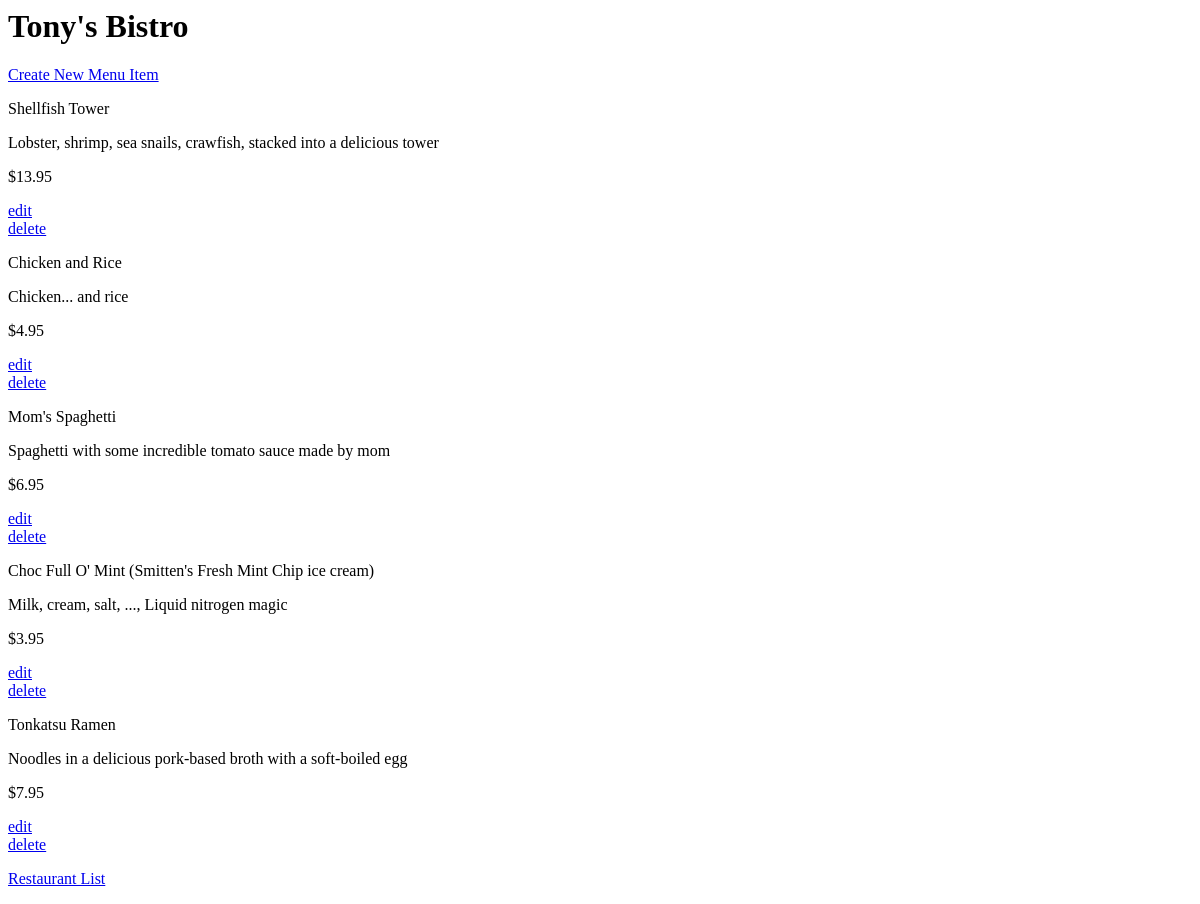
Before: /restaurants/5/ with the older database file.
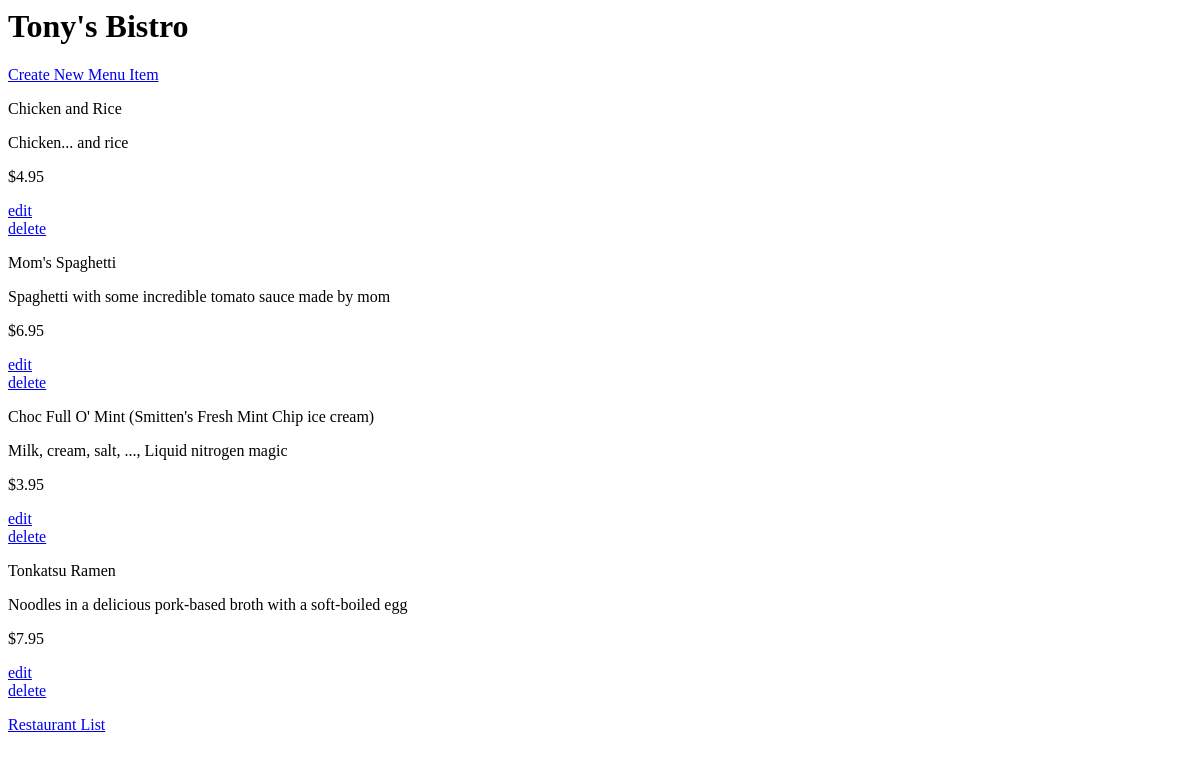
After: the same page with the newer database file.
### database_setup.py (models this page shows)
class Restaurant(Base):
    __tablename__ = 'restaurant'
    name = Column(String(80), nullable = False)
    id = Column(Integer, primary_key = True)

class MenuItem(Base):
    __tablename__ = 'menu_item'
    name = Column(String(80), nullable = False)
    id = Column(Integer, primary_key = True)
    course = Column(String(250))
    description = Column(String(250))
    price = Column(String(8))
    restaurant_id = Column(Integer, ForeignKey('restaurant.id'))
    restaurant = relationship(Restaurant)

### project.py (the view)
@app.route('/restaurants/<int:restaurant_id>/')
def restaurantMenu(restaurant_id = None):
    restaurant = session.query(Restaurant).filter_by(id = restaurant_id).first()
    if restaurant:
        items = session.query(MenuItem).filter_by(restaurant_id = restaurant.id)
        return render_template('menu.html', restaurant=restaurant, items=items)
    else:
        output = ''
        output += "<html><head><title>List Menu Items</title></head><body>"
        output += "<h2>No restaurant data found for ID#{0}</h2></body>".format(restaurant_id)
        return output

### templates/menu.html (shortened to what this page needs)
<html>
<body>
    <h1>{{restaurant.name}}</h1>
    <a href='{{url_for("newMenuItem", restaurant_id = restaurant.id) }}'>Create New Menu Item</a>
    {% for i in items %}
        <div>
            <p>{{i.name}}</p>
            <p>{{i.description}}</p>
            <p>{{i.price}} </p>
        </div>
        <div>
            <a href='{{url_for("editMenuItem", restaurant_id = restaurant.id, menu_id = i.id) }}'>edit</a>
            <a href='{{url_for("deleteMenuItem", restaurant_id = restaurant.id, menu_id = i.id ) }}'>delete</a>
        </div>
    {% endfor %}
    <p>
        <a href= "{{url_for('listRestaurants')}}">Restaurant List</a>
    </p>
</body>
</html>

Changed rows visible on the page:
removed MenuItem: name "Shellfish Tower", description "Lobster, shrimp, sea snails, crawfish, stacked into a delicious tower", price "$13.95"
